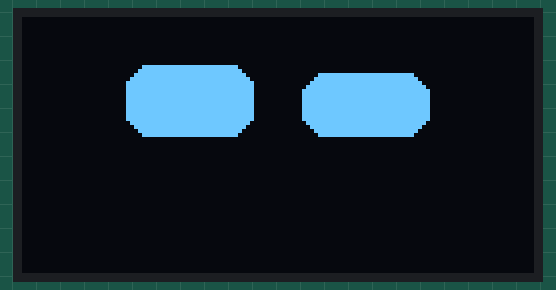
Bench run of a sketch on a simulated ESP8266 (NodeMCU). On the bench: 128×64 one-colour display. The display library's start-up logo is not drawn; random numbers use the default seed unless the sketch sets one.

Above: at 2.1 s.
At 9.2 s:
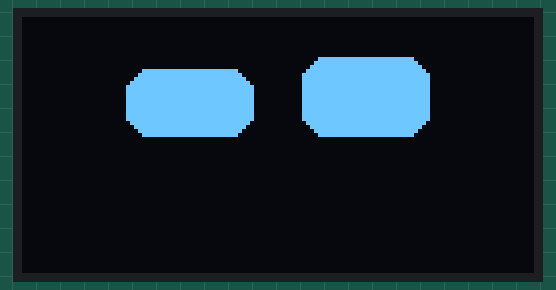
At 15.3 s:
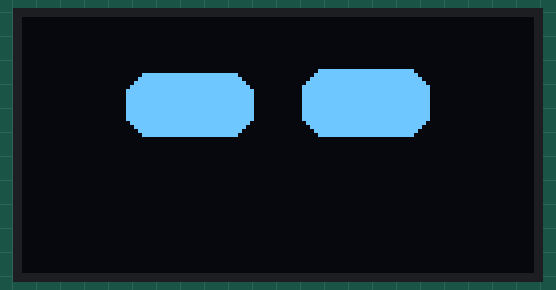
At 26.5 s:
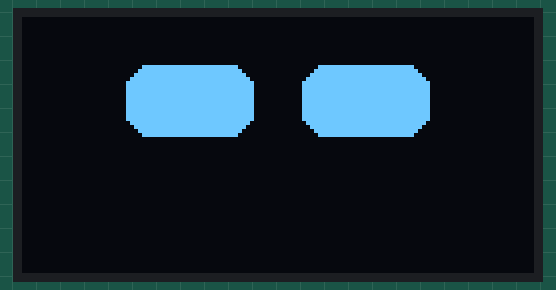
At 32.5 s:
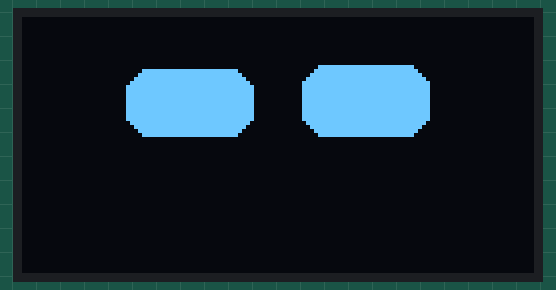
At 37.6 s:
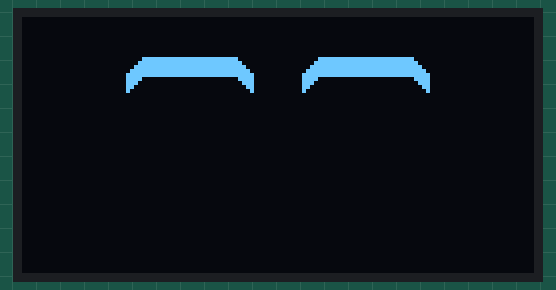

Measured:
- what the display in image 0 shows lasts 4.0 s, from 2.1 s to 6.1 s
- what the display in image 1 shows lasts 3.0 s, from 9.2 s to 12.2 s
- what the display in image 4 shows lasts 5.0 s, from 32.5 s to 37.5 s

The sketch:

Cozmo_eyes.ino
```cpp
#include <SPI.h>
#include <Wire.h>
#include <Adafruit_GFX.h>
#include <Adafruit_SSD1306.h>

#define OLED_RESET D5
Adafruit_SSD1306 display(OLED_RESET);
int left_x = 42;
int left_y = 20;
int right_x = 86;
int right_y = 20;
int width = 32;
int height = 20;
int rad = 6;
void setup() {
  Serial.begin(115200);
  display.begin(SSD1306_SWITCHCAPVCC, 0x3C);
  display.display();
  delay(2000);
  display.clearDisplay();
}
//void blnk(){
//  display.clearDisplay();
// for (int h=10;h>0;h-=3){
//  display.fillRoundRect(16,(20-h),32,2*h,5, WHITE);
//  display.fillRoundRect(80,(20-h),32,2*h,5, WHITE);
//  display.display();
//  delay(h);
//  display.clearDisplay();}
//  delay(5);
// for (int h=3;h<12;h+=3){
//  display.fillRoundRect(16,(20-h),32,2*h,5, WHITE);
//  display.fillRoundRect(80,(20-h),32,2*h,5, WHITE);
//  display.display();
//  delay(h);
//  display.clearDisplay();}
//
//  }
//void surprised(){
//  display.fillRoundRect(8,10,40,20,16, WHITE);
//  display.fillRoundRect(90,15,20,10,8, WHITE);
//  display.fillRoundRect(18,15,20,10,8, BLACK);
//  display.fillRoundRect(95,17,10,5,4, BLACK);
//  display.display();
//  for(int i=0; i<3; i++){
//    display.fillRoundRect(18-i,15-i/2,19+i,10+i,8, BLACK);
//    display.fillRoundRect(95-i,17-i/2,9+i,4+i,4, BLACK);
//    display.display();
//    //delay(5000);
//
//    }
//  delay(1000*(random(5)+1));
//
// display.clearDisplay();
//  }
void angry(){
  for (int i=0; i<6; i+=2){
    display.fillRoundRect(left_x-width/2,left_y-height/2,width, height,rad, WHITE);
    display.fillRoundRect(right_x-width/2,right_y-height/2,width, height,rad, WHITE);
    display.fillTriangle(10+i, 10, 118-i,10, 64,20+i, 0);
    display.display();

    }
  delay(1000*(random(5)+1));

 display.clearDisplay();
}

void normal(){
 display.clearDisplay();
 int k1 = random(5);
 int k2 = random(5);
 display.fillRoundRect(left_x-width/2,left_y-height/2+k1,width, height-k1,rad, WHITE);
 display.fillRoundRect(right_x-width/2,right_y-height/2+k2,width, height-k2,rad, WHITE);
 display.display();
 delay(1000*(random(5)+1));
 display.clearDisplay();
}

 void sad(){
  for (int i=0; i<6; i+=2){
    display.fillRoundRect(left_x-width/2,left_y-height/2,width, height,rad, WHITE);
    display.fillRoundRect(right_x-width/2,right_y-height/2,width, height,rad, WHITE);
    display.fillTriangle(10,20+i, 64,10, 10,10, 0);
    display.fillTriangle(120,20+i, 64,10, 120,10, 0);
    display.display();

 }
 delay(1000*(random(5)+1));
 display.clearDisplay();
 }
 void bliink(){

  display.drawFastHLine(0,20,128,WHITE);
  display.display();
  delay(3);
  display.clearDisplay();
 }
 void happy(){
  display.fillRoundRect(left_x-width/2,left_y-height/2,width, height,rad, WHITE);
  display.fillRoundRect(right_x-width/2,right_y-height/2,width, height,rad, WHITE);
  display.fillRoundRect(left_x-width/2,left_y-5,width, height/2+5, rad, BLACK);
  display.fillRoundRect(right_x-width/2,right_y-5,width, height/2+5, rad, BLACK);
  display.display();
  delay(3000);
  display.clearDisplay();
  }


void loop() {
// int r = random(5);
// if(r==0){normal();}
// if(r==1){angry();}
// if(r==2){surprised();}
// if(r==3){blnk();}
// if(r==4){sad();}
normal();
bliink();
happy();

 }
```
